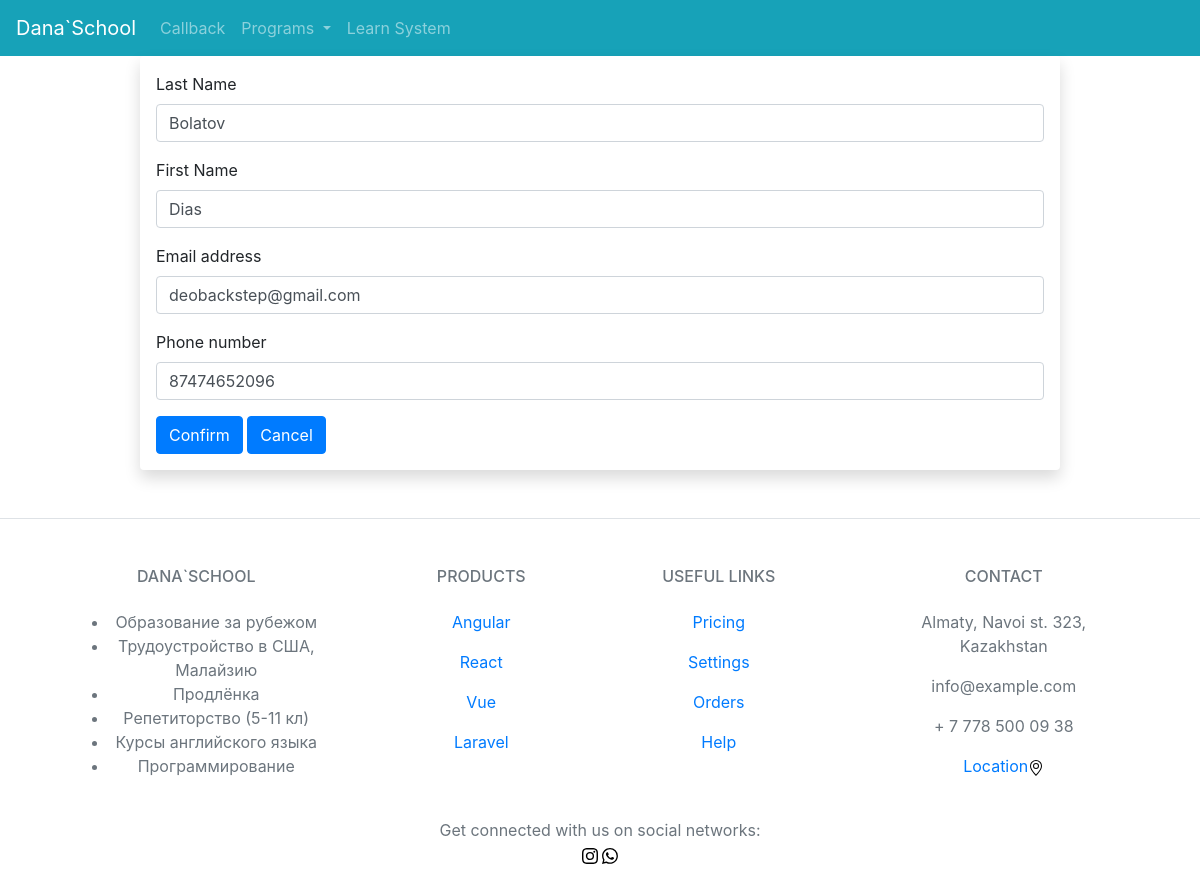
/updateStudent/1/, run on the app's committed database.
### main_app/models.py (models this page shows, shortened)
class Student(models.Model):
    last_name = models.CharField(max_length=50, null=False, blank=False)
    first_name = models.CharField(max_length=50, null=False, blank=False)
    email = models.EmailField(max_length=254, null=True, blank=True, unique=True)
    phone = PhoneNumberField(null=False, blank=False, unique=True)

### main_app/views.py (the view)
# urls.py: path('updateStudent/<int:pk>/', views.updateStudentView, name='updateStudent'),
def updateStudentView(request, pk):
    return render(request, template_name='main_app/updateStudent.html', context={
        'courses': Course.objects.all(),
        'thisStudent': Student.objects.get(pk=pk),
    })

### templates/main_app/updateStudent.html (shortened to what this page needs)
{% extends 'main_app/base.html' %}
{% block content %}
    <form method="post" action="{% url 'updateStudentFunc' thisStudent.pk %}">
        <div class="form-group">
            <label for="lastNameId">Last Name</label>
            <input type="text" name="lastName" class="form-control" id="lastNameId" value="{{ thisStudent.last_name }}" required="required">
        </div>
        <div class="form-group">
            <label for="firstNameId">First Name</label>
            <input type="text" name="firstName" class="form-control" id="firstNameId" value="{{ thisStudent.first_name }}" required="required">
        </div>
        <div class="form-group">
            <label for="emailId">Email address</label>
            <input type="email" name="email" class="form-control" id="emailId" value="{{ thisStudent.email }}" required="required">
        </div>
        <div class="form-group">
            <label for="phoneId">Phone number</label>
            <input type="tel" name="phone" class="form-control" id="phoneId" value="{{ thisStudent.phone }}"
                   pattern="[0-9]{11}" required="required">
        </div>
        <button type="submit" class="btn btn-primary">
            Confirm
        </button>
        <a href="{% url 'backOffice' %}">
            <button type="button" class="btn btn-primary">
                Cancel
            </button>
        </a>
    </form>
{% endblock content %}

### data on the page
Student: lastName "Bolatov", firstName "Dias", email "deobackstep@gmail.com", phone "87474652096"
